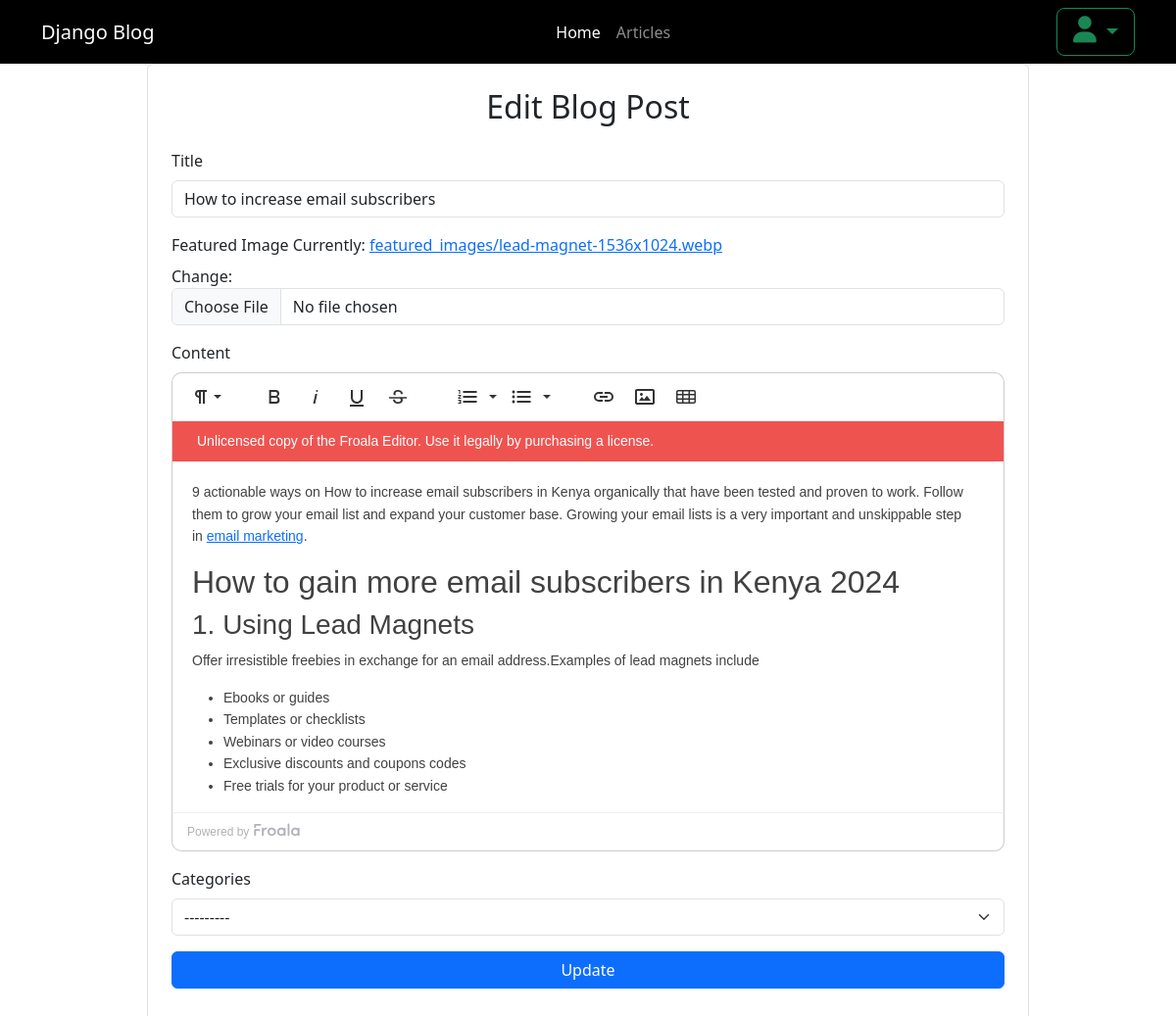
The page /accounts/edit/1/ (signed in) on the database as committed earlier.
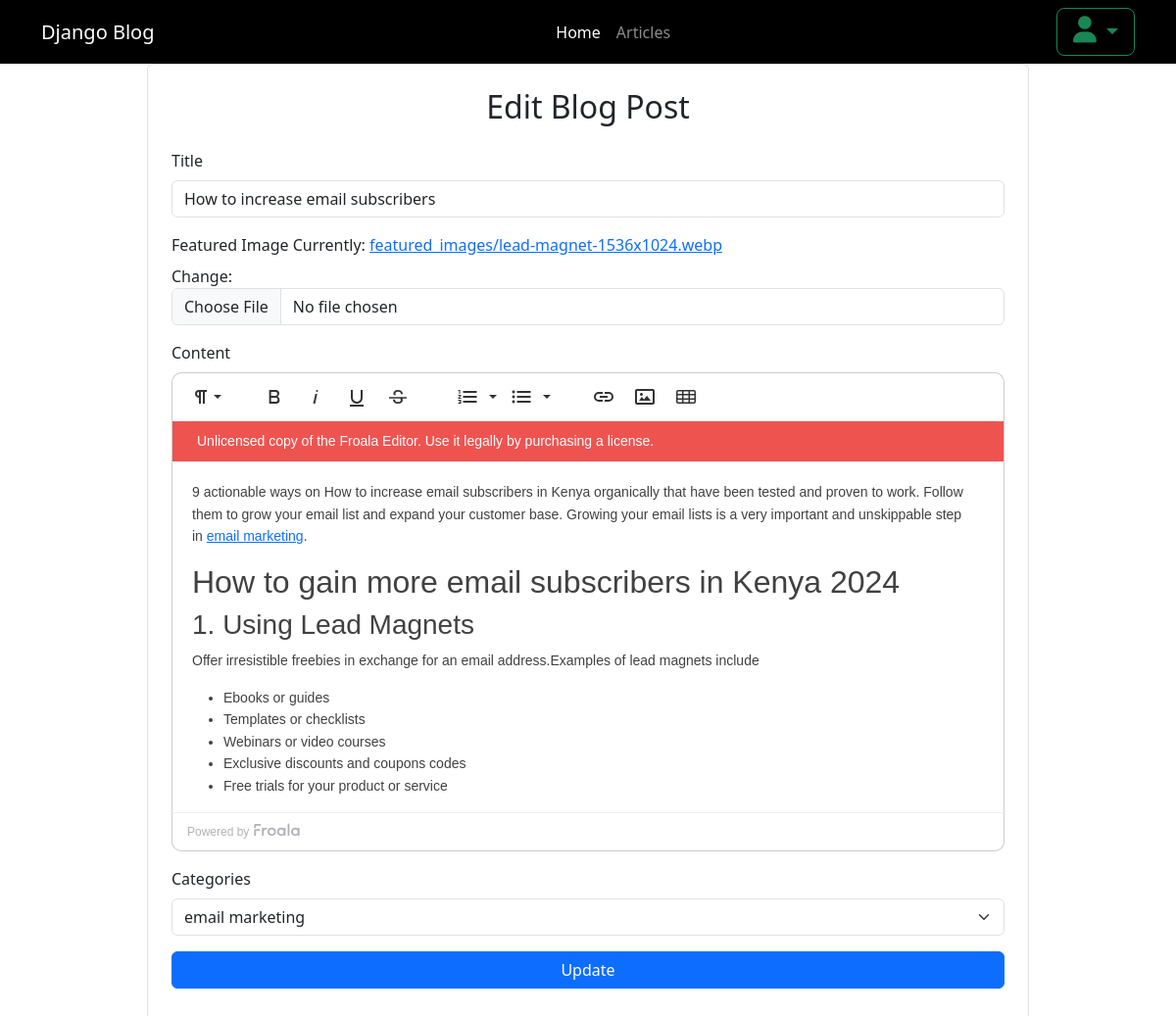
The same page on the database as committed later.
### blog/models.py (models this page shows, shortened)
class BlogPost(models.Model):
    STATUS_CHOICES = (
        ('pending', 'Pending'),
        ('published', 'Published'),
    )
    title = models.CharField(max_length=200)
    featured_image = models.ImageField(upload_to='featured_images/')
    content =  FroalaField()
    slug = models.SlugField(unique=True)
    categories = models.ForeignKey(Category, on_delete=models.CASCADE, null=True, blank=True)
    created_at = models.DateTimeField(auto_now_add=True)
    status = models.CharField(max_length=10, choices=STATUS_CHOICES, default='pending')
    author = models.ForeignKey(settings.AUTH_USER_MODEL, on_delete=models.CASCADE, related_name='blog_posts')

### blog/views.py (the view)
# urls.py: path('edit/<int:post_id>/', views.edit_post, name='edit_post'),
@login_required
def edit_post(request, post_id):
    post = get_object_or_404(BlogPost, id=post_id)
    if post.author != request.user and not request.user.is_superuser:
        messages.error(request, "You don't have permission to edit this post.")
        return redirect('account')
    if request.method == 'POST':
        form = BlogPostForm(request.POST, request.FILES, instance=post)
        if form.is_valid():
            form.save()
            messages.success(request, "Post updated successfully.")
            return redirect('account')
    else:
        form = BlogPostForm(instance=post)
    return render(request, 'edit_post.html', {'form': form, 'post': post})

### blog/forms.py
class BlogPostForm(forms.ModelForm):
    content = forms.CharField(widget=FroalaEditor)
    class Meta:
        model = BlogPost
        fields = ['title', 'featured_image', 'content', 'categories']
        widgets = {
            'title': forms.TextInput(attrs={'class': 'form-control'}),
            'content': forms.Textarea(attrs={'class': 'form-control'}),
            'featured_image': forms.ClearableFileInput(attrs={'class': 'form-control'}),
            'categories': forms.Select(attrs={'class': 'form-select'}),
        }

### accounts/templatetags/form_tags.py (called while the page is built)
@register.filter
def add_class(field, css_class):
    return field.as_widget(attrs={"class": css_class})

### blog/models.py (called while the page is built)
    def __str__(self):
        return self.name

### froala_editor/fields.py (called while the page is built)
    def get_internal_type(self):
        return "TextField"

### froala_editor/widgets.py (called while the page is built)
    def render(self, name, value, attrs=None, renderer=None):
        html = super(FroalaEditor, self).render(name, value, attrs)
        el_id = self.build_attrs(attrs).get('id')
        html += self.trigger_froala(el_id, self.get_options())
        return mark_safe(html)

    def trigger_froala(self, el_id, options):
        str = """
        <script>
            new FroalaEditor('#%s',%s)
        </script>""" % (el_id, options)
        return str

### blog/templates/edit_post.html (shortened to what this page needs)
{% extends "base.html" %}
{% load form_tags static %}
{% block content %}
<main class="form-container w-75 mx-auto p-4 border rounded">
    <h2 class="text-center mb-4">Edit Blog Post</h2>
    <form method="POST" enctype="multipart/form-data">
        <div class="form-group mb-3">
            <label for="id_title" class="form-label">Title</label>
            {{ form.title|add_class:"form-control" }}
        </div>
        <div class="form-group mb-3">
            <label for="id_featured_image" class="form-label">Featured Image</label>
            {{ form.featured_image }}
        </div>
        <div class="form-group mb-3">
            <label for="id_content" class="form-label">Content</label>
        </div>
        <div class="form-group mb-3">
            <label for="id_categories" class="form-label">Categories</label>
            {{ form.categories }}
        </div>
        <button type="submit" class="btn btn-primary w-100">Update</button>
    </form>
</main>
{% endblock %}

Rows that differ between the two databases and show on the page:
changed BlogPost "How to increase email subscribers": categories "---------" → "email marketing"
